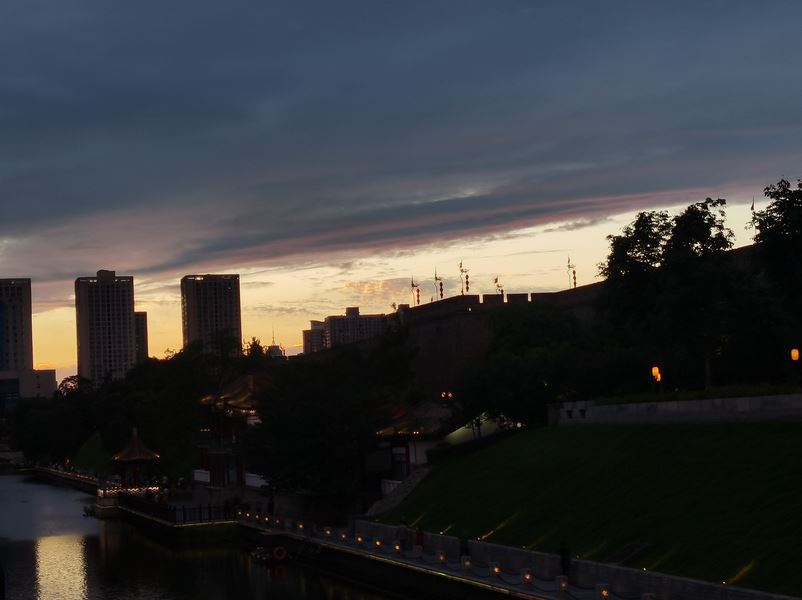
#> input picture image1.jpg, 802 x 600 px
$ python hmethod.py
#> lines starting #> are read from the running program, lines starting #| are printed output that depends on the picture

import cv2
import numpy as np
from matplotlib import pyplot as plt
from skimage.exposure import equalize_adapthist, equalize_hist
from skimage.util import img_as_ubyte


def read_image(image_path):
    img = cv2.imread(image_path)
    if img is None:
        print(f"无法读取图像: {image_path}")
        return None
    return img


def simple_global_histogram_equalization(img):
    B, G, R = cv2.split(img)
    b = cv2.equalizeHist(B)
    g = cv2.equalizeHist(G)
    r = cv2.equalizeHist(R)
    equal_img = cv2.merge((b, g, r))
    return equal_img


def global_histogram_equalization_skimage(img):
    img_float = img / 255.0
    equalized = np.zeros_like(img_float)
    for i in range(img_float.shape[2]):
        equalized[:, :, i] = equalize_hist(img_float[:, :, i])
    equalized = img_as_ubyte(equalized)
    return equalized


def adaptive_histogram_equalization_skimage(img):
    img_float = img / 255.0
    equalized = np.zeros_like(img_float)
    for i in range(img_float.shape[2]):
        equalized[:, :, i] = equalize_adapthist(img_float[:, :, i], clip_limit=0.03)
    equalized = img_as_ubyte(equalized)
    return equalized


def clahe_equalization(img, clip_limit=2.0, tile_grid_size=(8, 8)):
    clahe = cv2.createCLAHE(clipLimit=clip_limit, tileGridSize=tile_grid_size)
    B, G, R = cv2.split(img)
    b = clahe.apply(B)
    g = clahe.apply(G)
    r = clahe.apply(R)
    equal_img = cv2.merge((b, g, r))
    return equal_img


def compute_histogram(img, channel=0):
    return cv2.calcHist([img], [channel], None, [256], [0, 256])


def plot_histograms(original_img, enhanced_img, title_original, title_enhanced):
    hist_original = compute_histogram(original_img)
    hist_enhanced = compute_histogram(enhanced_img)

    plt.figure(figsize=(12, 6))
    plt.subplot(1, 2, 1)
    plt.plot(hist_original, 'b')
    plt.title(title_original, fontdict={'family': 'KaiTi', 'size': 10})
    plt.subplot(1, 2, 2)
    plt.title(title_enhanced, fontdict={'family': 'KaiTi', 'size': 10})
    plt.plot(hist_enhanced, 'b')
    plt.show()


def show_images(original_img, enhanced_img, title_original, title_enhanced):
    cv2.imshow(title_original, original_img)
    cv2.imshow(title_enhanced, enhanced_img)
    cv2.waitKey(0)
    cv2.destroyAllWindows()


def save_image(img, filename):
    cv2.imwrite(filename, img)


def contrast_stretching(img):
    min_val = np.min(img)
    max_val = np.max(img)
    stretched = (img - min_val) / (max_val - min_val) * 255
    stretched = stretched.astype(np.uint8)
    return stretched


def power_law_transform(img, gamma=1.0):
    img_float = img.astype(np.float32) / 255.0
    transformed = np.power(img_float, gamma)
    transformed = (transformed * 255).astype(np.uint8)
    return transformed


def main():
    image_path = "image1.jpg"
    img = read_image(image_path)
#> in read_image, img is the input picture: shape (600, 802, 3); mean B, G, R 59.1, 56.6, 55
    if img is None:
        return

    simple_global_equal = simple_global_histogram_equalization(img)
#> in simple_global_histogram_equalization, `equal_img = cv2.merge((b, g, r))`:
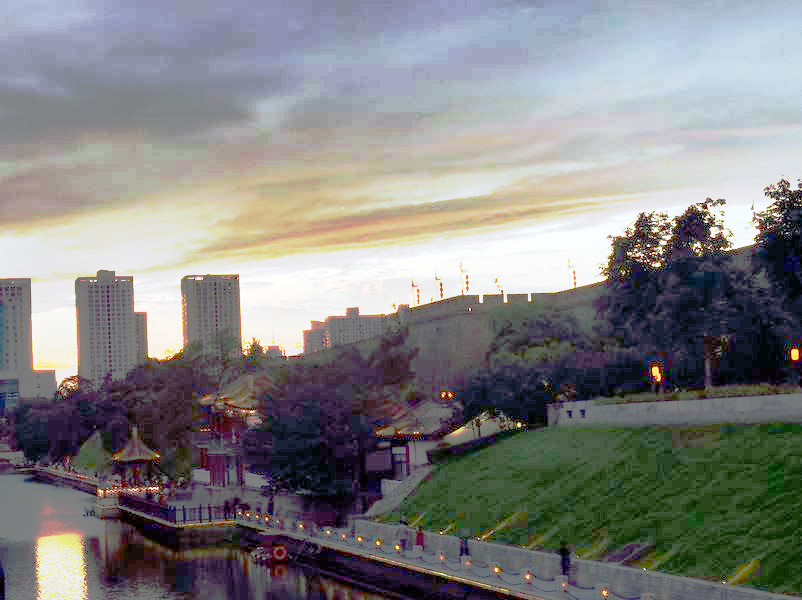
#> equal_img: shape (600, 802, 3); mean B, G, R 129.4, 129.6, 129.7
    plot_histograms(img, simple_global_equal, '原图B通道', '简单全局均衡化后B通道')
#> in plot_histograms, `hist_original = compute_histogram(original_img)`: hist_original = 256 values, max 31329 at index 5, min 0 at index 234, mean 1879.7
#> in plot_histograms, `hist_enhanced = compute_histogram(enhanced_img)`: hist_enhanced = 256 values, max 31329 at index 41, min 0 at index 2, mean 1879.7
    show_images(img, simple_global_equal, '原图', '简单全局均衡化后图像')
    save_image(simple_global_equal, "simple_global_equal.jpg")

    global_equal_skimage = global_histogram_equalization_skimage(img)
    plot_histograms(img, global_equal_skimage, '原图B通道', 'skimage全局均衡化后B通道')
    show_images(img, global_equal_skimage, '原图', 'skimage全局均衡化后图像')
    save_image(global_equal_skimage, "global_equal_skimage.jpg")

    adaptive_equal_skimage = adaptive_histogram_equalization_skimage(img)
#> after the loop in adaptive_histogram_equalization_skimage, `for i in range(img_float.shape[2]):`:
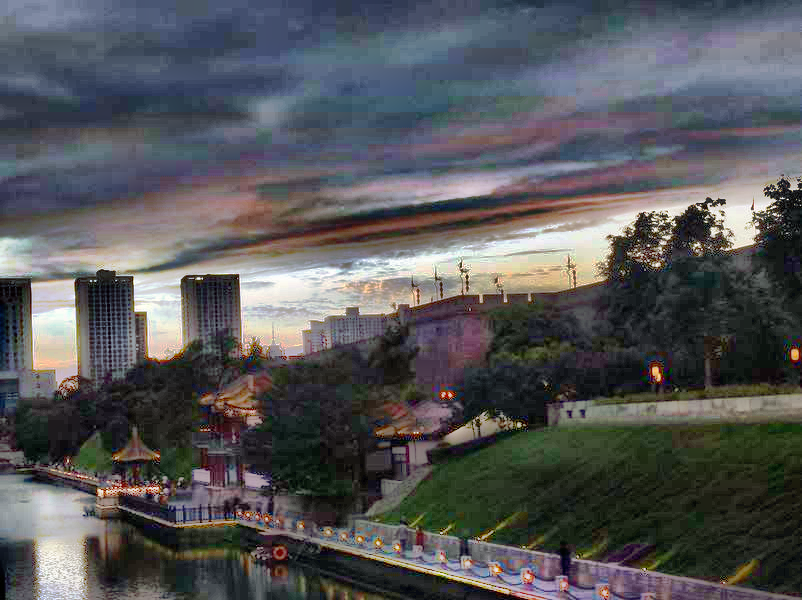
#> equalized: shape (600, 802, 3) float64; mean B, G, R 0.348, 0.339, 0.338
    plot_histograms(img, adaptive_equal_skimage, '原图B通道', 'skimage自适应均衡化后B通道')
    show_images(img, adaptive_equal_skimage, '原图', 'skimage自适应均衡化后图像')
    save_image(adaptive_equal_skimage, "adaptive_equal_skimage.jpg")

    clahe_equal = clahe_equalization(img)
#> in clahe_equalization, `r = clahe.apply(R)`:
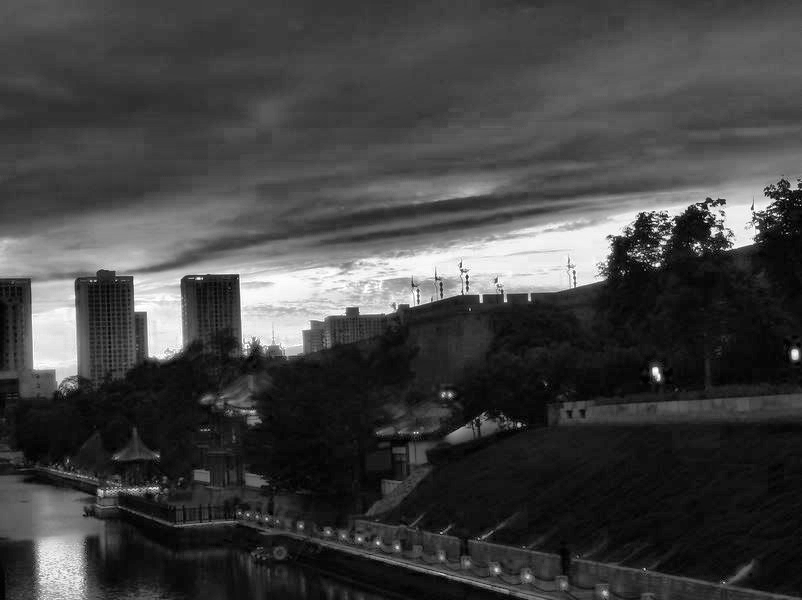
#> r: shape (600, 802); min 1, max 255, mean 65.8
#> in clahe_equalization, `equal_img = cv2.merge((b, g, r))`:
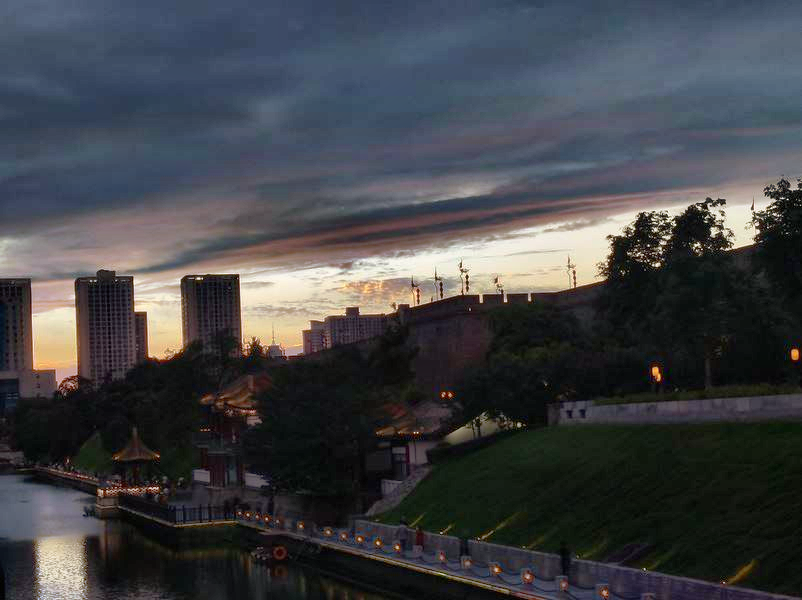
#> equal_img: shape (600, 802, 3); mean B, G, R 71.3, 67.4, 65.8
    plot_histograms(img, clahe_equal, '原图B通道', 'CLAHE均衡化后B通道')
#> call 4 of plot_histograms, with title_original = '原图B通道', title_enhanced = 'CLAHE均衡化后B通道'
#> in plot_histograms (call 4), `hist_enhanced = compute_histogram(enhanced_img)`: hist_enhanced = 256 values, max 15384 at index 16, min 0 at index 246, mean 1879.7
#> in plot_histograms (call 4), `plt.show()`:
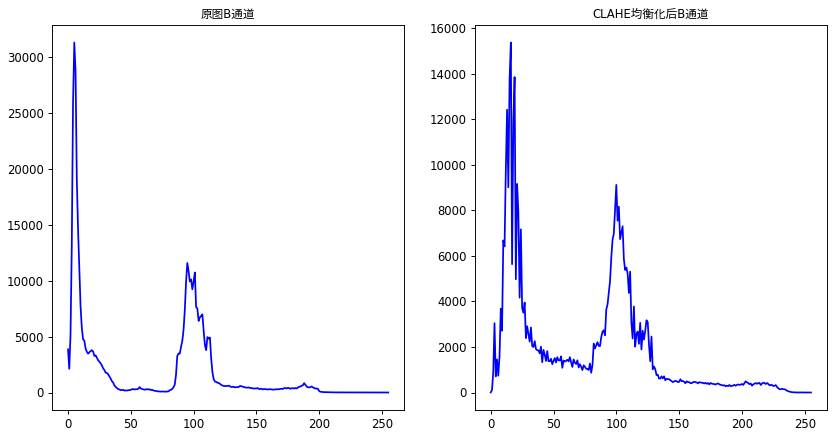
#> figure drawn by matplotlib, 2 panels; panel 1: curve peaks at x = 5, y = 31329; panel 2: curve peaks at x = 16, y = 15384
    show_images(img, clahe_equal, '原图', 'CLAHE均衡化后图像')
    save_image(clahe_equal, "clahe_equal.jpg")

    stretched_img = contrast_stretching(img)
#> in contrast_stretching, `min_val = np.min(img)`: min_val = 0
#> in contrast_stretching, `max_val = np.max(img)`: max_val = 255
    plot_histograms(img, stretched_img, '原图B通道', '对比度拉伸后B通道')
    show_images(img, stretched_img, '原图', '对比度拉伸后图像')
    save_image(stretched_img, "stretched_img.jpg")

    gamma_values = [0.5, 1.5, 2.0]
    for gamma in gamma_values:
        power_transformed = power_law_transform(img, gamma)
        plot_histograms(img, power_transformed, '原图B通道', f'幂律变换(gamma={gamma})后B通道')
        show_images(img, power_transformed, '原图', f'幂律变换(gamma={gamma})后图像')
        save_image(power_transformed, f"power_transformed_gamma_{gamma}.jpg")
#> this loop made 3 passes
#> pass 1, in power_law_transform, `transformed = np.power(img_float, gamma)`:
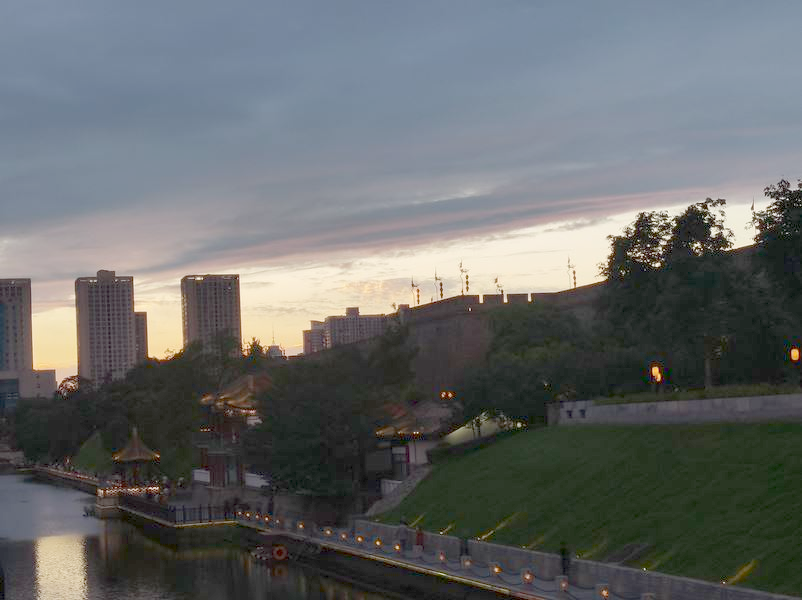
#> transformed: shape (600, 802, 3) float32; mean B, G, R 0.418, 0.415, 0.403
#> after the loop:
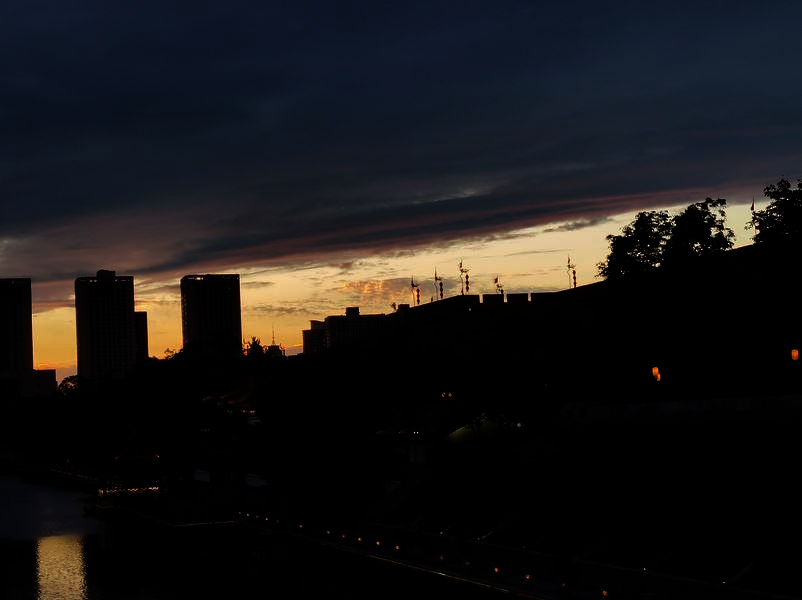
#> power_transformed: shape (600, 802, 3); mean B, G, R 24, 23.6, 25.1


if __name__ == "__main__":
    main()

$ run again, with Gamma transform.PNG saved as image1.jpg
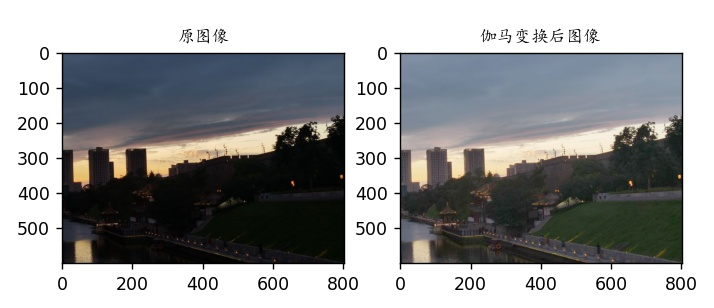
#> input picture Gamma transform.PNG, 714 x 308 px
#> in read_image, img is the input picture: shape (308, 714, 3); mean B, G, R 155.7, 155, 153.8
#> hist_original = 256 values, max 84597 at index 255, min 5 at index 239, mean 859
#> hist_enhanced = 256 values, max 84597 at index 255, min 0 at index 3, mean 859
#> after the loop in adaptive_histogram_equalization_skimage, `for i in range(img_float.shape[2]):`:
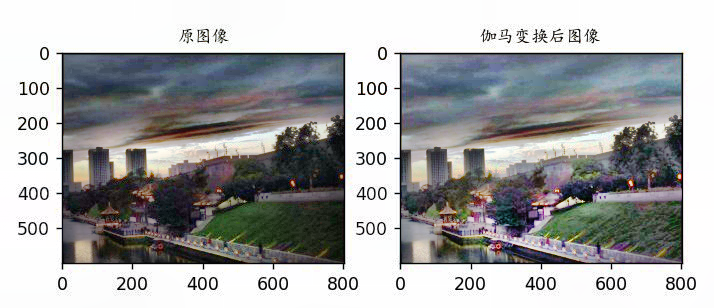
#> equalized: shape (308, 714, 3) float64; mean B, G, R 0.655, 0.653, 0.651
#> min_val = 0
#> max_val = 255
#> after the loop in main, `for gamma in gamma_values:`:
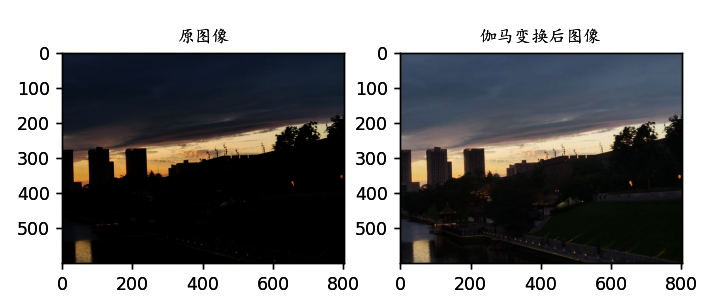
#> power_transformed: shape (308, 714, 3); mean B, G, R 132.2, 131.6, 131.7

$ run again, with Histogram equalization.PNG saved as image1.jpg
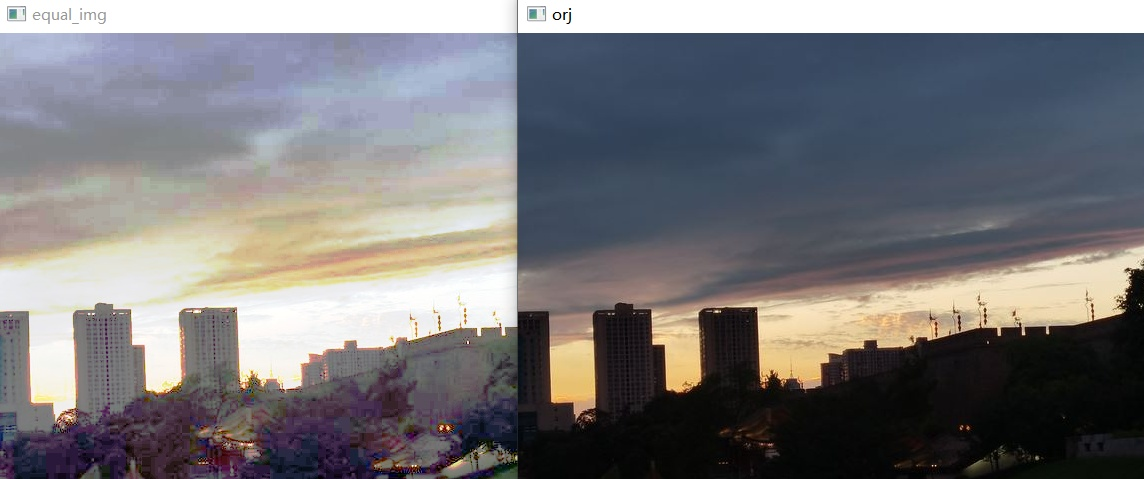
#> input picture Histogram equalization.PNG, 1144 x 479 px
#> in read_image, img is the input picture: shape (479, 1144, 3); mean B, G, R 122.1, 119.5, 120.7
#> hist_original = 256 values, max 35024 at index 255, min 279 at index 50, mean 2140.5
#> hist_enhanced = 256 values, max 35024 at index 255, min 0 at index 2, mean 2140.5
#> after the loop in adaptive_histogram_equalization_skimage, `for i in range(img_float.shape[2]):`:
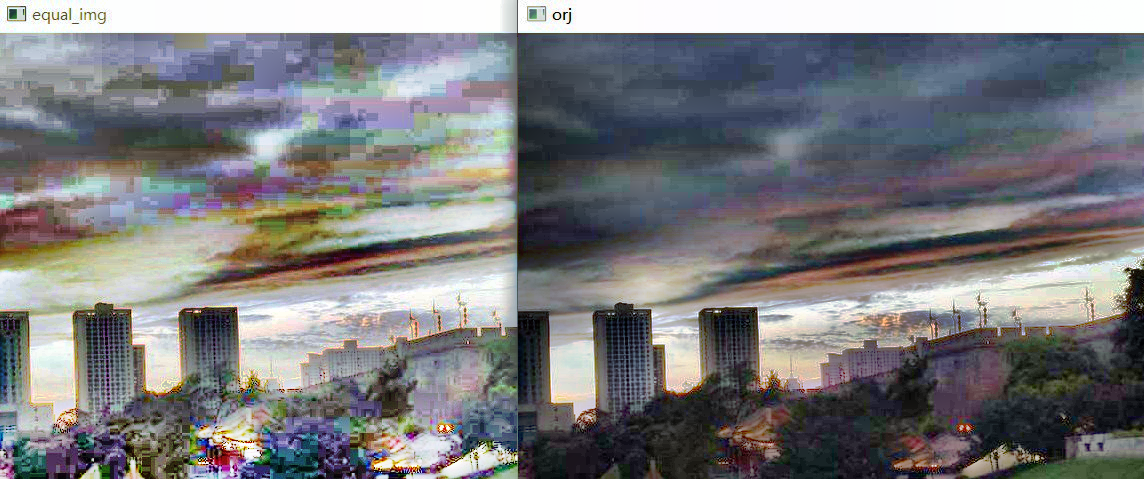
#> equalized: shape (479, 1144, 3) float64; mean B, G, R 0.492, 0.484, 0.483
#> min_val = 0
#> max_val = 255
#> after the loop in main, `for gamma in gamma_values:`:
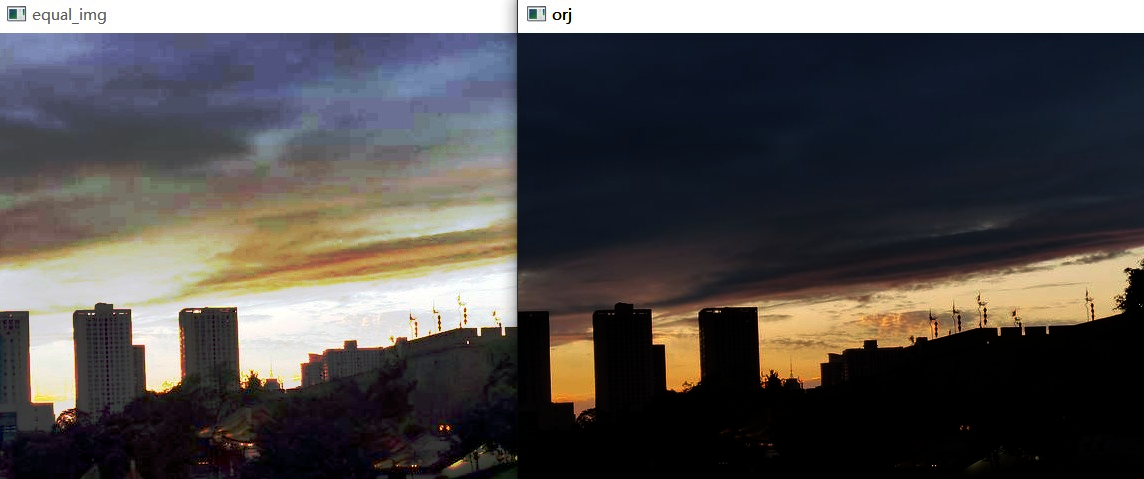
#> power_transformed: shape (479, 1144, 3); mean B, G, R 78.3, 78.9, 82
